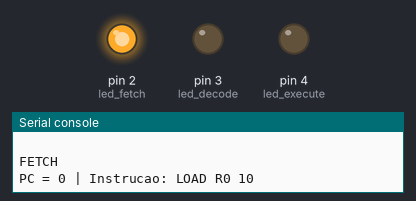
The program below on a simulated MicroPython board. Shown: output pins drawn as LEDs (lit = HIGH), the last lines printed to the serial console. At 18.0 s the program stops and its outputs stay as they are.

Above: at 0.5 s.
At 1.5 s:
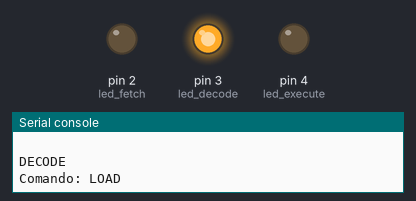
At 5.5 s:
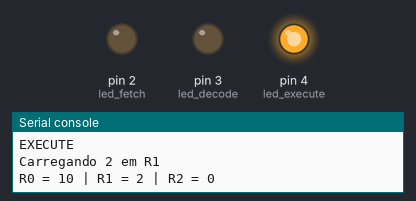
Timing chart, 0 to 6.9 s (numbered marks = the images above):
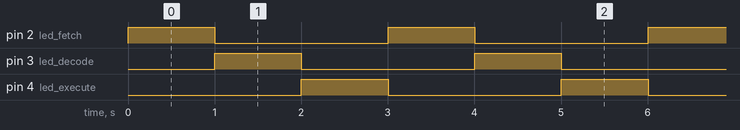

Measured:
- by itself, pin 2 (led_fetch): alternates HIGH for 1.0 s and LOW for 2.0 s, 12 changes in all, then stays LOW
- by itself, pin 3 (led_decode), pin 4 (led_execute): alternates HIGH for 1.0 s and LOW for 2.0 s

The program:

ciclo.py
```python
from machine import Pin
import time

# LED 1 -> FETCH, LED 2 -> DECODE, LED 3 -> EXECUTE
led_fetch = Pin(2, Pin.OUT)
led_decode = Pin(3, Pin.OUT)
led_execute = Pin(4, Pin.OUT)
LEDS = {"FETCH": led_fetch, "DECODE": led_decode, "EXECUTE": led_execute}

programa = [
    "LOAD R0 10",
    "LOAD R1 2",
    "SUB R0 R1",      # R0 = 8
    "LOAD R1 3",
    "MUL R0 R1",      # R0 = 24
    "STORE R0 R2",
]

registradores = {"R0": 0, "R1": 0, "R2": 0}
pc = 0
CLOCK = 1             # segundos por etapa (analogia didática, não é o clock real)


def etapa(nome):
    for chave, led in LEDS.items():
        led.value(1 if chave == nome else 0)   # só o LED da etapa atual acende
    print()
    print(nome)


while pc < len(programa):
    print("==============================")

    etapa("FETCH")
    instrucao = programa[pc]
    print("PC =", pc, "| Instrucao:", instrucao)
    time.sleep(CLOCK)

    etapa("DECODE")
    partes = instrucao.split()
    comando = partes[0]
    print("Comando:", comando)
    time.sleep(CLOCK)

    etapa("EXECUTE")
    if comando == "LOAD":
        registradores[partes[1]] = int(partes[2])
        print("Carregando", partes[2], "em", partes[1])
    elif comando == "ADD":
        registradores[partes[1]] += registradores[partes[2]]
        print(partes[1], "+", partes[2])
    elif comando == "SUB":
        registradores[partes[1]] -= registradores[partes[2]]
        print(partes[1], "-", partes[2])
    elif comando == "MUL":
        registradores[partes[1]] *= registradores[partes[2]]
        print(partes[1], "*", partes[2])
    elif comando == "STORE":
        registradores[partes[2]] = registradores[partes[1]]
        print("Copiando", partes[1], "para", partes[2])
    else:
        print("Instrucao desconhecida:", comando)
    print("R0 =", registradores["R0"], "| R1 =", registradores["R1"], "| R2 =", registradores["R2"])
    time.sleep(CLOCK)

    pc += 1

etapa("FIM")          # nenhum LED corresponde a "FIM": todos apagam
```
